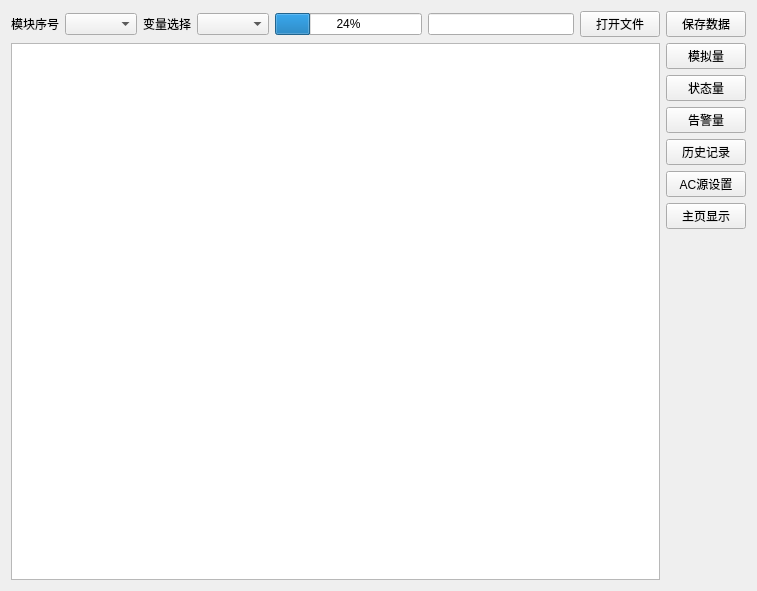
<?xml version="1.0" encoding="UTF-8"?>
<ui version="4.0">
 <class>datamonitoring</class>
 <widget class="QWidget" name="datamonitoring">
  <property name="geometry">
   <rect>
    <x>0</x>
    <y>0</y>
    <width>757</width>
    <height>591</height>
   </rect>
  </property>
  <property name="windowTitle">
   <string>实时数据监测（IPM4X）</string>
  </property>
  <property name="windowIcon">
   <iconset resource="logo.qrc">
    <normaloff>:/icon/image/3.jpeg</normaloff>:/icon/image/3.jpeg</iconset>
  </property>
  <layout class="QGridLayout" name="gridLayout">
   <item row="0" column="0">
    <layout class="QHBoxLayout" name="horizontalLayout">
     <item>
      <widget class="QLabel" name="label">
       <property name="text">
        <string>模块序号</string>
       </property>
      </widget>
     </item>
     <item>
      <widget class="QComboBox" name="modenum_comboBox"/>
     </item>
     <item>
      <widget class="QLabel" name="label_2">
       <property name="text">
        <string>变量选择</string>
       </property>
      </widget>
     </item>
     <item>
      <widget class="comboxex" name="datatype_comboBox"/>
     </item>
     <item>
      <widget class="QProgressBar" name="mpoll_progressBar">
       <property name="value">
        <number>24</number>
       </property>
      </widget>
     </item>
     <item>
      <widget class="QLineEdit" name="lineEdit"/>
     </item>
     <item>
      <widget class="QPushButton" name="mOpenfile_pushButton">
       <property name="text">
        <string>打开文件</string>
       </property>
      </widget>
     </item>
     <item>
      <widget class="QPushButton" name="mSavefile_pushButton">
       <property name="text">
        <string>保存数据</string>
       </property>
      </widget>
     </item>
    </layout>
   </item>
   <item row="1" column="0">
    <layout class="QHBoxLayout" name="horizontalLayout_2">
     <item>
      <layout class="QVBoxLayout" name="verticalLayout_2">
       <item>
        <widget class="QTableWidget" name="tableWidget"/>
       </item>
      </layout>
     </item>
     <item>
      <layout class="QVBoxLayout" name="verticalLayout">
       <item>
        <widget class="QPushButton" name="mAnalog_pushButton">
         <property name="text">
          <string>模拟量</string>
         </property>
        </widget>
       </item>
       <item>
        <widget class="QPushButton" name="mState_pushButton">
         <property name="text">
          <string>状态量</string>
         </property>
        </widget>
       </item>
       <item>
        <widget class="QPushButton" name="mWaring_pushButton">
         <property name="text">
          <string>告警量</string>
         </property>
        </widget>
       </item>
       <item>
        <widget class="QPushButton" name="msql_pushButton">
         <property name="text">
          <string>历史记录</string>
         </property>
        </widget>
       </item>
       <item>
        <widget class="QPushButton" name="openacset_pushButton">
         <property name="text">
          <string>AC源设置</string>
         </property>
        </widget>
       </item>
       <item>
        <widget class="QPushButton" name="m_uishow_pushButton">
         <property name="text">
          <string>主页显示</string>
         </property>
        </widget>
       </item>
       <item>
        <spacer name="verticalSpacer">
         <property name="orientation">
          <enum>Qt::Vertical</enum>
         </property>
         <property name="sizeHint" stdset="0">
          <size>
           <width>20</width>
           <height>40</height>
          </size>
         </property>
        </spacer>
       </item>
      </layout>
     </item>
    </layout>
   </item>
  </layout>
 </widget>
 <customwidgets>
  <customwidget>
   <class>comboxex</class>
   <extends>QComboBox</extends>
   <header location="global">comboxex.h</header>
  </customwidget>
 </customwidgets>
 <resources>
  <include location="logo.qrc"/>
 </resources>
 <connections/>
</ui>
